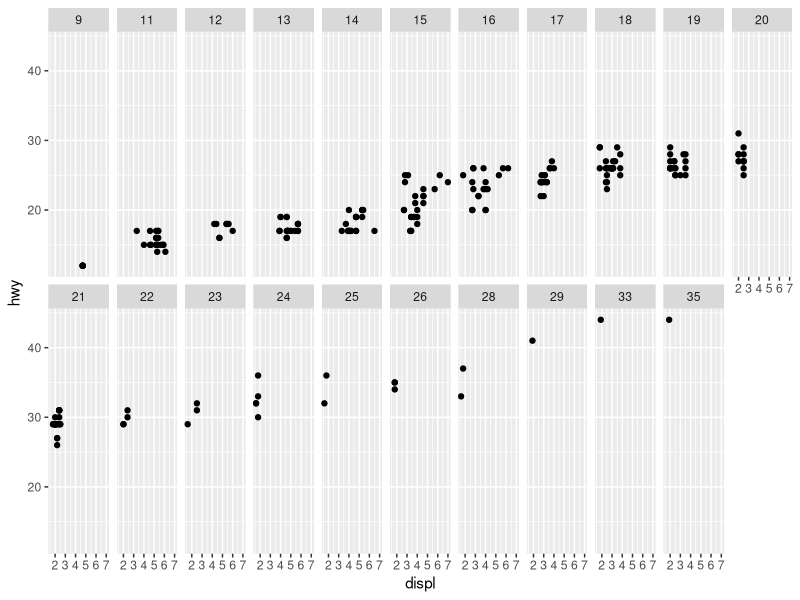

Source code (R):
## ---- chunk 1
library(tidyverse)
## ---- chunk 2
ggplot(data = mpg) +
  geom_point(mapping = aes(x = displ, y = hwy)) + facet_wrap(~ cty, nrow = 2)
## ---- chunk 3
?facet_wrap
